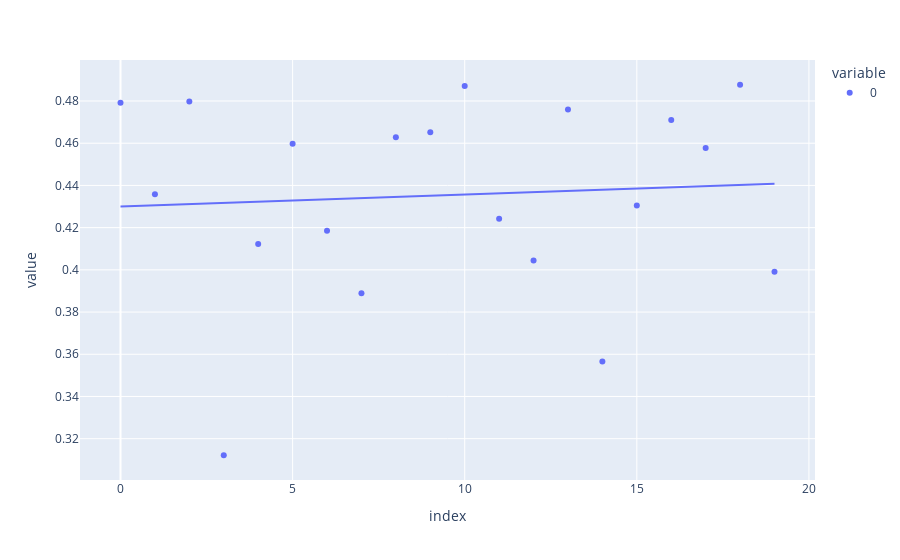

This figure's notebook cell:
### Code cell
# and let's plot it out
import plotly.express as px

# the trendline can help get a feel for overall patterns
px.scatter(scores, trendline='ols')

### Figure 1 — Plotly figure (JSON) as saved in the notebook; plotly's stock layout.template omitted (floating-point values rounded to 4 significant figures)
{"data": [{"hovertemplate": "variable=0<br>index=%{x}<br>value=%{y}<extra></extra>", "legendgroup": "0", "marker": {"color": "#636efa", "symbol": "circle"}, "mode": "markers", "name": "0", "orientation": "v", "showlegend": true, "type": "scatter", "x": [0, 1, 2, 3, 4, 5, 6, 7, 8, 9, 10, 11, 12, 13, 14, 15, 16, 17, 18, 19], "xaxis": "x", "y": [0.4792, 0.4358, 0.4798, 0.3122, 0.4122, 0.4597, 0.4185, 0.3889, 0.4629, 0.4652, 0.4872, 0.4242, 0.4044, 0.476, 0.3565, 0.4305, 0.471, 0.4578, 0.4877, 0.3991], "yaxis": "y"}, {"hovertemplate": "<b>OLS trendline</b><br>value = 0.000566717 * index + 0.430052<br>R<sup>2</sup>=0.005112<br><br>variable=0<br>index=%{x}<br>value=%{y} <b>(trend)</b><extra></extra>", "legendgroup": "0", "marker": {"color": "#636efa", "symbol": "circle"}, "mode": "lines", "name": "0", "showlegend": false, "type": "scatter", "x": [0, 1, 2, 3, 4, 5, 6, 7, 8, 9, 10, 11, 12, 13, 14, 15, 16, 17, 18, 19], "xaxis": "x", "y": [0.4301, 0.4306, 0.4312, 0.4318, 0.4323, 0.4329, 0.4335, 0.434, 0.4346, 0.4352, 0.4357, 0.4363, 0.4369, 0.4374, 0.438, 0.4386, 0.4391, 0.4397, 0.4403, 0.4408], "yaxis": "y"}], "layout": {"legend": {"title": {"text": "variable"}, "tracegroupgap": 0}, "margin": {"t": 60}, "xaxis": {"anchor": "y", "domain": [0, 1], "title": {"text": "index"}}, "yaxis": {"anchor": "x", "domain": [0, 1], "title": {"text": "value"}}}}
